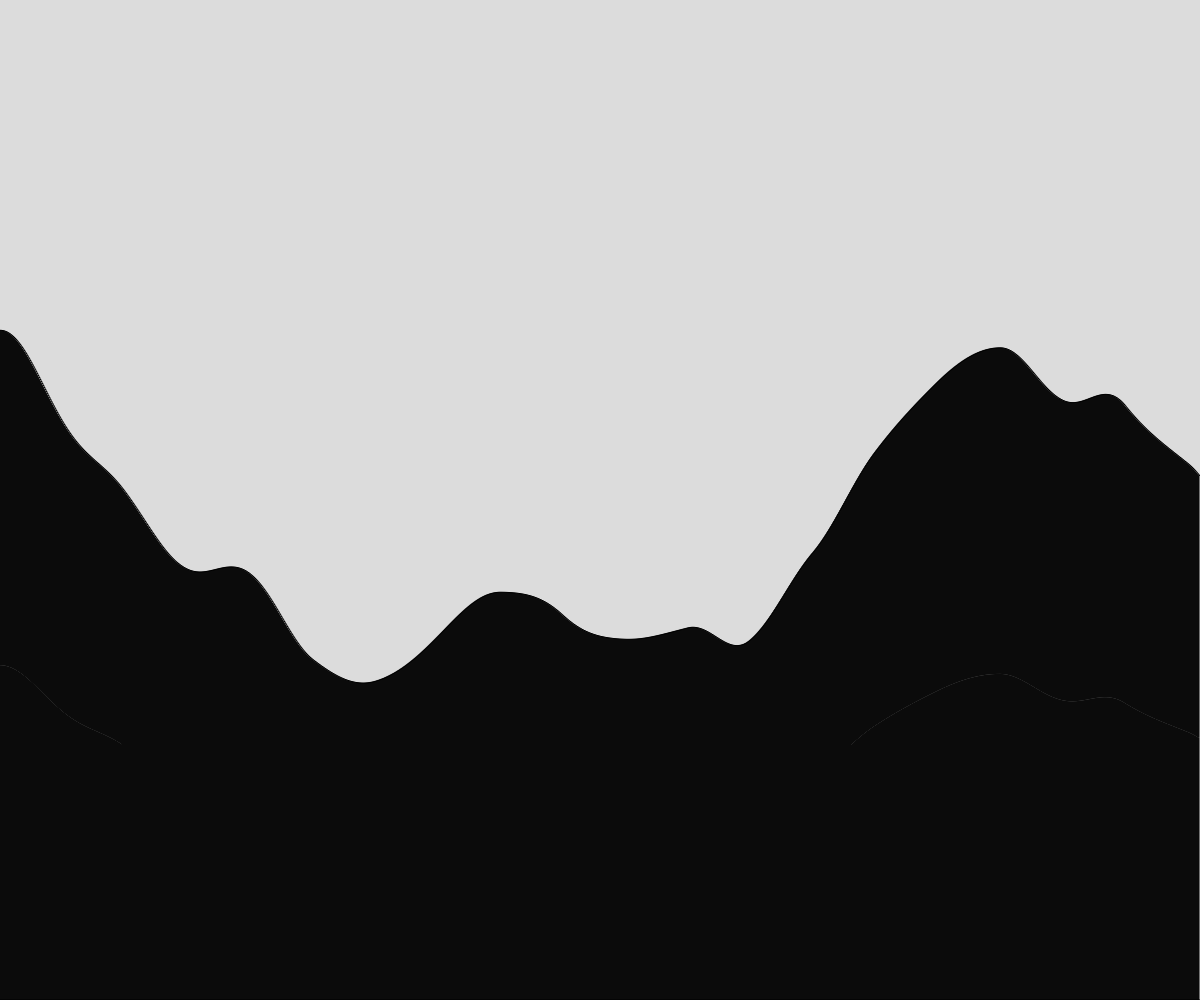
Frame 1 (no input)
Frame 60 (no input): identical to frame 1, image omitted
Frame 120 (the mouse pressed at the canvas centre since frame 60): identical to frame 1, image omitted

The p5.js sketch that drew this single still picture (run headless with seeded random() and noise() and a simulated clock; from frame 60 on, the mouse is pressed at the canvas centre):

// p5.js sketch
// ── sketch.js
// Project Title
// Your Name
// Date
//
// Extra for Experts:
// - describe what you did to take this project "above and beyond"

let terrain = [];
let xOffset = 0;

function setup() {
  createCanvas(windowWidth, windowHeight);
  spawnRectangle();
}

function draw() {
  background(220);
  
  if (keyIsDown(RIGHT_ARROW)){
    if(xOffset < 10000){
      xOffset += 100;
    }
  }
  
  if(keyIsDown(LEFT_ARROW)){
    if(xOffset > 100){
      xOffset -= 100;
    }
  }
  displayRectangle();
}

function displayRectangle(){
  for(let i = xOffset; i < width + xOffset; i++){
    let thisRect = terrain[i];
    rect(thisRect.x - xOffset, height - thisRect.height, 1, thisRect.height);
  }
}

function spawnRectangle(){
  let time = 0;
  for(let x = 0; x < 10000; x++){
    let h = noise(time) * height;
    let thisRect = {
      x:x,
      height:h,
    };
    terrain.push(thisRect);
    time += 0.002;

  }
}
